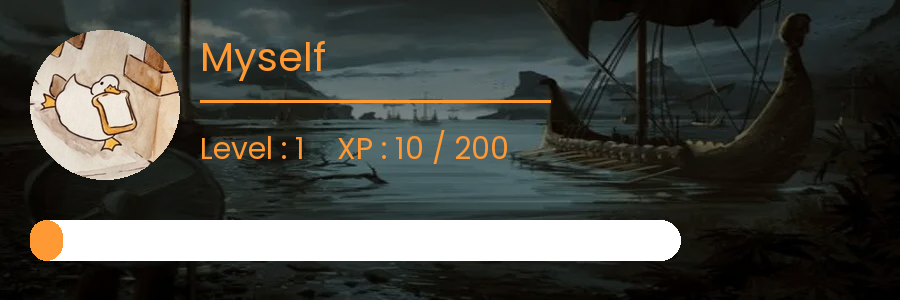
#> input picture Amino-Bot/output_image.png, 900 x 300 px
$ python -i image.py   (imports and definitions only)
#> lines starting #> are read from the running program, lines starting #| are printed output that depends on the picture
import imgbbpy
import numpy as np
from PIL import Image
from PIL import ImageDraw
import urllib.request
import io

# [1 line that did not run here, left out]

def convertImageToLink(url):
    try:
        image = client.upload(url=url)
        return image.url
    except:
        return None

def processGayImage(input_image_link):
    try:
        output_image_path = "output_image.png"

        with urllib.request.urlopen(input_image_link) as response:
            image_data = response.read()
        image = Image.open(io.BytesIO(image_data))
        image = image.convert("RGBA")

        lgbt_colors = [(255, 0, 0), (255, 165, 0), (255, 255, 0), (0, 128, 0), (0, 0, 255), (101, 3, 143)]

        gradient_height = image.size[1]
        gradient_width = image.size[0]
        gradient = Image.new('RGBA', (gradient_width, gradient_height))
        draw = ImageDraw.Draw(gradient)

        for i in range(len(lgbt_colors) - 1):
            start_y = i * gradient_height // (len(lgbt_colors) - 1)
            end_y = (i + 1) * gradient_height // (len(lgbt_colors) - 1)
            for y in range(start_y, end_y):
                r = int(lgbt_colors[i][0] + (lgbt_colors[i+1][0] - lgbt_colors[i][0]) * (y - start_y) / (end_y - start_y))
                g = int(lgbt_colors[i][1] + (lgbt_colors[i+1][1] - lgbt_colors[i][1]) * (y - start_y) / (end_y - start_y))
                b = int(lgbt_colors[i][2] + (lgbt_colors[i+1][2] - lgbt_colors[i][2]) * (y - start_y) / (end_y - start_y))
                for x in range(gradient_width):
                    draw.point((x, y), fill=(r, g, b, 255))

        # Resize the gradient image to match the input image dimensions
        gradient = gradient.resize((image.size[0], image.size[1]))

        # Blend the input image and gradient
        alpha = 0.45  # Adjust the alpha value to control the blending intensity
        result = Image.blend(image, gradient, alpha)

        # Save the resulting image
        result.save(output_image_path)

        return output_image_path
    except Exception as e:
        print("Error:", e)
        return None

>>> import cv2
>>> picture = cv2.imread('output_image.png', cv2.IMREAD_GRAYSCALE)
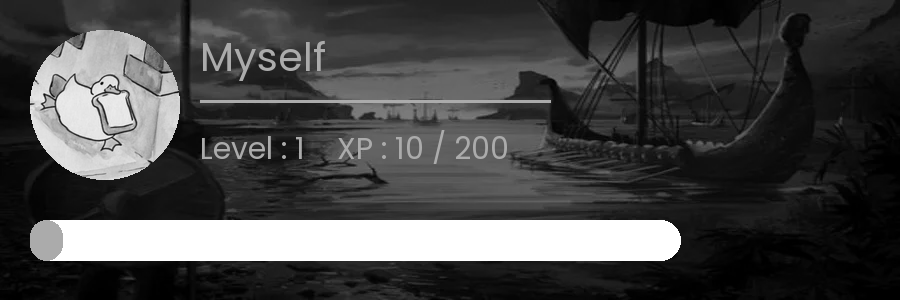
#> picture: shape (300, 900); min 0, max 255, mean 70
#> (the run stopped early here; a loop or call above may not have finished)
